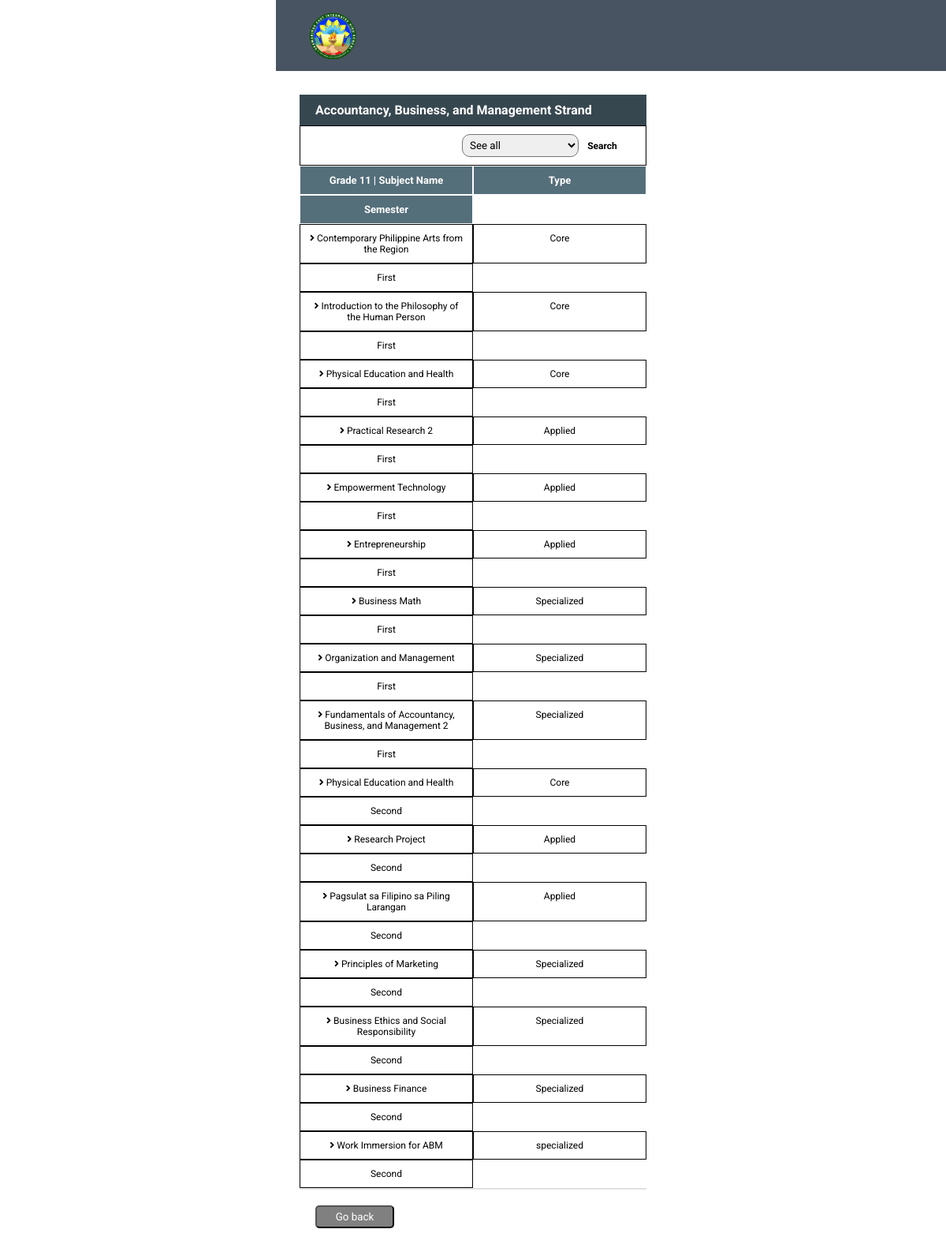
Page /Admin/grade12subjects.php?strid=1 on the committed database.
### tables this page shows
CREATE TABLE IF NOT EXISTS `tbl_strands` (
`strands_ID` int(25) NOT NULL,
  `strands_name` varchar(255) NOT NULL,
  `strands_desc` varchar(255) NOT NULL,
  `track_ID` int(25) NOT NULL,
  `track_name` varchar(255) NOT NULL
);

CREATE TABLE IF NOT EXISTS `tbl_subjects` (
`subject_ID` int(30) NOT NULL,
  `subject_name` varchar(255) NOT NULL,
  `subject_type` varchar(255) NOT NULL,
  `strands_ID` int(30) NOT NULL,
  `semester` varchar(255) NOT NULL,
  `yearlevel` varchar(255) NOT NULL
);

### Admin/grade12subjects.php (the view, shortened to what this page needs)
<?php
include("../dbconnect.php");
$strid = $_GET['strid'];
$strand = mysqli_query($conn, "SELECT * FROM tbl_strands WHERE strands_ID = '$strid'");
if ($strid == '1') {
	$sql = mysqli_query($conn, "SELECT * FROM tbl_subjects WHERE yearlevel = 'GRADE 12' AND strands_ID = 1 ORDER BY subject_ID ASC");
}
elseif ($strid == '2') {
	$sql = mysqli_query($conn, "SELECT * FROM tbl_subjects WHERE yearlevel = 'GRADE 12' AND strands_ID = 2 ORDER BY subject_ID ASC");
}
elseif ($strid == '3') {
	$sql = mysqli_query($conn, "SELECT * FROM tbl_subjects WHERE yearlevel = 'GRADE 12' AND strands_ID = 3 ORDER BY subject_ID ASC");
}
elseif ($strid == '4') {
	$sql = mysqli_query($conn, "SELECT * FROM tbl_subjects WHERE yearlevel = 'GRADE 12' AND strands_ID = 4 ORDER BY subject_ID ASC");
}
elseif ($strid == '5') {
	$sql = mysqli_query($conn, "SELECT * FROM tbl_subjects WHERE yearlevel = 'GRADE 12' AND strands_ID = 5 ORDER BY subject_ID ASC");
}
elseif ($strid == '6') {
	$sql = mysqli_query($conn, "SELECT * FROM tbl_subjects WHERE yearlevel = 'GRADE 12' AND strands_ID = 6 ORDER BY subject_ID ASC");
}
?>
<!DOCTYPE html>
<html>
<head>
	<link rel="stylesheet" type="text/css" href="css/add.css">
	<link rel="stylesheet" type="text/css" href="css/table_design.css">
	<link rel="stylesheet" type="text/css" href="css/mediascreen.css">
</head>
<body>
	<?php
		include('navbar.php')
	?>
	<div class="container">
		<div class="header">
			<?php
				while($list = mysqli_fetch_assoc($strand)){
			?>
			<h4><?php echo $list['strands_desc']; ?> Strand</h4>
			<?php
				}
			?>
		</div>
		<form method="post">
			<table>
				<tr>
					<td colspan="4" align="right">
						<div class="buttons">
							<select name="filter" id="filter">
								<option selected>See all</option>
								<input type="submit" name="search" value="Search">
							</select>
						</div>
						</td>
					</tr>
				<tr>
					<td class="head">Grade 11 | Subject Name</td>
					<td class="head">Type</td>
					<td class="head">Semester</td>
				</tr>
				<?php
					while($list1 = mysqli_fetch_assoc($sql)){
				?>
				<tr class="content">
					<td>
						<i class="fas fa-angle-right"></i> <?php echo $list1['subject_name']; ?>
					</td>
					<td>
						<?php echo $list1['subject_type']; ?>
					</td>
					<td>
						<?php echo $list1['semester']; ?>
					</td>
				<?php
					}
				?>
				</tr>
			</table>
		</form>
		<button class="button">
			<a href="curriculumpage.php">Go back</a>
		</button>
	</div>
</body>
</html>

### Admin/css/add.css (style rules this page uses)
* { margin: 0; padding: 0; }
button { text-decoration: none; padding: 5px 5px; width: 100px; }

### Admin/css/table_design.css (style rules this page uses)
* { margin: 0; padding: 0; font-family: sans-serif; }
.container { margin:120px 30px 0 30px; }
.header h4 { padding: 10px 20px; color: white; background-color:#37474f; }
table td { padding: 10px 10px; }
form .head { font-weight: bold; font-size: 13px; color: white; background-color:#546e7a; }
form .content { font-size: 12px; }
.buttons input[type="submit"] { text-decoration: none; border: none; width: 90px; font-size: 12px; font-weight: bold; color: black; padding: 2px 3px; background-color: transparent; }
.buttons { float: right; line-height: 20px; }
table { border-bottom: 2px solid #e0e0e0;; width: 100%; border-collapse: collapse; }
.buttons select { padding: 5px 5px; border-radius: 10px; }
.buttons input { margin-left: -15px; color: red; transition: .3s ease; cursor: pointer; }

### Admin/css/mediascreen.css (style rules this page uses)
@media (max-width:1300px) { tr { display: flex; flex-wrap: wrap; width: 100%; } }
@media (max-width:1300px) { td { display: block; width: 50%; text-align: center; } }
@media (max-width:1300px) { td[colspan] { width: 100%; } }
@media (max-width:1300px) { table { display: block; width: 100%; } }
@media (max-width:1300px) { td { border: solid 1px; } }
@media (max-width:1300px) { body { width: 500px; margin: auto; } }
@media (max-width:1300px) { * { box-sizing: border-box; } }

### Admin/css/styles.css (style rules this page uses)
* { margin: 0; padding: 0; text-decoration: none; font-family: "Roboto", sans-serif; }

### Admin/grade12subjects.php (style rules this page uses)
.button { margin:20px; border-radius:5px; padding:5px; background-color: grey; color:white; }
.button a { color:white; }

### rows in the picture
tbl_strands: strands_desc "Accountancy, Business, and Management"
tbl_subjects: subject_name "Contemporary Philippine Arts from the Region", subject_type "Core", semester "First"
tbl_subjects: subject_name "Introduction to the Philosophy of the Human Person", subject_type "Core", semester "First"
tbl_subjects: subject_name "Physical Education and Health", subject_type "Core", semester "First"
tbl_subjects: subject_name "Practical Research 2", subject_type "Applied", semester "First"
tbl_subjects: subject_name "Empowerment Technology", subject_type "Applied", semester "First"
tbl_subjects: subject_name "Entrepreneurship", subject_type "Applied", semester "First"
tbl_subjects: subject_name "Business Math", subject_type "Specialized", semester "First"
tbl_subjects: subject_name "Organization and Management", subject_type "Specialized", semester "First"
tbl_subjects: subject_name "Fundamentals of Accountancy, Business, and Management 2", subject_type "Specialized", semester "First"
tbl_subjects: subject_name "Physical Education and Health", subject_type "Core", semester "Second"
tbl_subjects: subject_name "Research Project", subject_type "Applied", semester "Second"
tbl_subjects: subject_name "Pagsulat sa Filipino sa Piling Larangan", subject_type "Applied", semester "Second"
tbl_subjects: subject_name "Principles of Marketing", subject_type "Specialized", semester "Second"
tbl_subjects: subject_name "Business Ethics and Social Responsibility", subject_type "Specialized", semester "Second"
tbl_subjects: subject_name "Business Finance", subject_type "Specialized", semester "Second"
tbl_subjects: subject_name "Work Immersion for ABM", subject_type "specialized", semester "Second"
